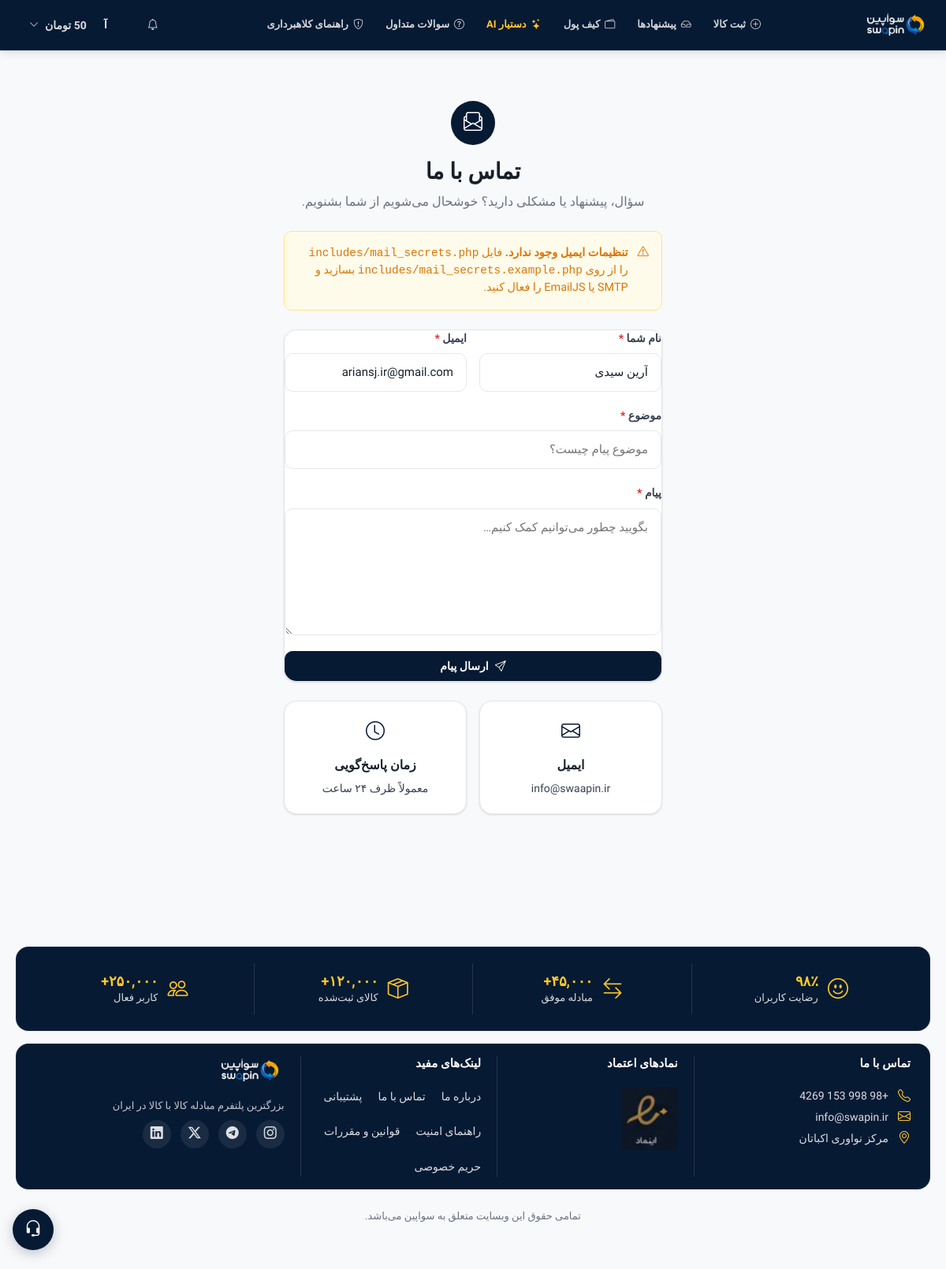
Screenshot of /contact.php (signed in) with the database file from the repository.
### tables this page shows
CREATE TABLE `users` (
  `id` int UNSIGNED NOT NULL,
  `name` varchar(120) NOT NULL,
  `email` varchar(180) NOT NULL,
  `phone` varchar(20) DEFAULT NULL,
  `city` varchar(100) DEFAULT NULL,
  `avatar` varchar(200) DEFAULT NULL,
  `bio` text,
  `password_hash` varchar(255) NOT NULL,
  `credit_balance` decimal(12,2) NOT NULL DEFAULT '0.00',
  `rating` decimal(3,2) NOT NULL DEFAULT '0.00',
  `rating_count` int UNSIGNED NOT NULL DEFAULT '0',
  `verification_level` tinyint UNSIGNED NOT NULL DEFAULT '1' COMMENT '1=email,2=phone,3=id_verified',
  `is_active` tinyint(1) NOT NULL DEFAULT '1',
  `last_seen` datetime DEFAULT NULL,
  `created_at` datetime NOT NULL DEFAULT CURRENT_TIMESTAMP,
  `updated_at` datetime NOT NULL DEFAULT CURRENT_TIMESTAMP ON UPDATE CURRENT_TIMESTAMP
);

### contact.php (the view, shortened to what the rows shown need)
<?php
require_once __DIR__ . '/includes/config.php';
require_once __DIR__ . '/includes/layout.php';
$user     = auth_user();
$errors   = [];
$vals     = ['name' => '', 'email' => '', 'subject' => '', 'message' => ''];
$mailMode = contact_mail_mode();
$useEmailJs = $mailMode === 'emailjs';
if (!$_POST && $user) {
    $vals['name']  = $user['name'];
    $vals['email'] = $user['email'];
}
render_head('تماس با ما', 'با تیم ' . APP_NAME . ' در ارتباط باشید.', [
    'canonical' => APP_URL . '/contact.php',
    'json_ld'   => seo_json_ld_organization(),
]);
render_navbar($user);
?>
<main id="main-content" class="section-sm">
  <div class="container-sm">
    <div style="text-align:center;padding:var(--sp-8) 0 var(--sp-6)">
      <h1 style="font-size:1.75rem;margin:0 0 var(--sp-2)">تماس با ما</h1>
    </div>
    <div class="card mb-6">
      <div class="card-body" style="padding:var(--sp-7)">
        <form method="POST" id="contact-form" novalidate
              data-emailjs="<?= $useEmailJs ? '1' : '0' ?>"
              data-api-url="<?= h(APP_URL . '/api/contact.php') ?>">
          <div style="display:grid;grid-template-columns:1fr 1fr;gap:var(--sp-4)">
            <div class="form-group">
              <label class="form-label" for="name">نام شما <span class="required">*</span></label>
              <input type="text" id="name" name="name"
                     class="form-control <?= isset($errors['name']) ? 'is-invalid' : '' ?>"
                     value="<?= h($vals['name']) ?>" placeholder="نام و نام خانوادگی" required>
            </div>
            <div class="form-group">
              <label class="form-label" for="email">ایمیل <span class="required">*</span></label>
              <input type="email" id="email" name="email"
                     class="form-control <?= isset($errors['email']) ? 'is-invalid' : '' ?>"
                     value="<?= h($vals['email']) ?>" placeholder="you@example.com" required>
            </div>
          </div>
        </form>
      </div>
    </div>
  </div>
</main>
<?php render_footer(); ?>

### includes/layout.php (shortened to what the rows shown need)
<?php
require_once __DIR__ . '/config.php';
function render_head(string $title = '', string $desc = '', array $seo = []): void {
    $t         = $title ? h($title) . ' — ' . APP_NAME : APP_NAME . ' — بازار تعویض هوشمند';
    $d         = $desc  ? h($desc)  : 'کالا و خدمات را مستقیم در سواپین مبادله کنید — بازار تعویض هوشمند.';
    $url       = APP_URL;
    $canonical = h($seo['canonical'] ?? seo_canonical());
    $ogImage   = h($seo['og_image'] ?? LOGO_URL);
    $ogType    = h($seo['og_type'] ?? 'website');
    $robots    = h($seo['robots'] ?? 'index, follow');
    $ogTitle   = h($seo['og_title'] ?? ($title ?: APP_NAME . ' — بازار تعویض هوشمند'));
    $appName    = h(APP_NAME);
    $creditUnit = h(CREDIT_UNIT);
    $csrf       = h(csrf_token());
    $keywords = '';
    $jsonLd = '';
    if (!empty($seo['json_ld'])) {
        $blocks = $seo['json_ld'];
        if (isset($blocks['@context'])) {
            $blocks = [$blocks];
        }
        foreach ($blocks as $block) {
            $jsonLd .= '<script type="application/ld+json">'
                . json_encode($block, JSON_UNESCAPED_UNICODE | JSON_UNESCAPED_SLASHES)
                . "</script>\n";
        }
    }
    echo <<<HTML
<!DOCTYPE html>
<html lang="fa" dir="rtl">
<head>
<meta charset="UTF-8">
<meta name="viewport" content="width=device-width, initial-scale=1.0">
<meta name="csrf-token" content="{$csrf}">
<title>{$t}</title>
<meta name="description" content="{$d}">
<meta name="robots" content="{$robots}">
<meta name="app-url" content="{$url}">
<meta name="credit-unit" content="{$creditUnit}">
<link rel="canonical" href="{$canonical}">
<meta property="og:locale" content="fa_IR">
<meta property="og:site_name" content="{$appName}">
<meta property="og:title" content="{$ogTitle}">
<meta property="og:description" content="{$d}">
<meta property="og:url" content="{$canonical}">
<meta property="og:type" content="{$ogType}">
<meta property="og:image" content="{$ogImage}">
<meta name="twitter:card" content="summary_large_image">
<meta name="twitter:title" content="{$ogTitle}">
<meta name="twitter:description" content="{$d}">
<meta name="twitter:image" content="{$ogImage}">
<meta name="theme-color" content="#0a2540">
{$keywords}{$jsonLd}<link rel="preconnect" href="https://fonts.googleapis.com">
<link rel="preconnect" href="https://fonts.gstatic.com" crossorigin>
<link href="https://fonts.googleapis.com/css2?family=Vazirmatn:wght@400;500;600;700;800&display=swap" rel="stylesheet">
<link rel="stylesheet" href="https://cdn.jsdelivr.net/npm/bootstrap-icons@1.11.3/font/bootstrap-icons.css">
<link rel="stylesheet" href="{$url}/src/css/main.css">
<link rel="icon" type="image/png" sizes="32x32" href="{$url}/src/img/fav_icon/android-chrome-512x512.png">
<link rel="icon" type="image/png" sizes="16x16" href="{$url}/src/img/fav_icon/android-chrome-192x192.png">
<link rel="apple-touch-icon" href="{$url}/src/img/fav_icon/apple-touch-icon.png">
<link rel="manifest" href="{$url}/src/img/fav_icon/site.webmanifest">
</head>
<body>
<a href="#main-content" class="skip-link">رفتن به محتوای اصلی</a>
HTML;
}
function render_navbar(?array $user = null): void {
    $url        = APP_URL;
    $logoUrl    = APP_URL . '/src/img/swapin-light-png.png';
    $appName    = APP_NAME;
    $creditUnit = h(CREDIT_UNIT);
    $unread     = 0;
    $pendOffers = 0;
    if ($user) {
        $unread     = (int)(DB::fetch('SELECT COUNT(*) as c FROM messages WHERE to_user_id = ? AND is_read = 0', [$user['id']])['c'] ?? 0);
        $pendOffers = (int)(DB::fetch(
            'SELECT COUNT(*) as c FROM trade_offers o JOIN listings l ON l.id = o.listing_id WHERE l.user_id = ? AND o.status = "pending"',
            [$user['id']]
        )['c'] ?? 0);
    }
    $notifTotal = $unread + $pendOffers;
    $notifClass = $notifTotal > 0 ? 'notif-dot' : '';
    $initials   = $user ? mb_strtoupper(mb_substr($user['name'], 0, 1)) : '';
    $loggedIn   = $user !== null;
    echo <<<HTML
<header class="site-header" role="banner">
<nav class="navbar" aria-label="ناوبری اصلی">
  <div class="navbar-inner">
    <button type="button" class="navbar-hamburger" id="nav-hamburger" aria-label="منو">
      <i class="bi bi-list"></i>
    </button>
    <a href="{$url}/" class="navbar-brand">
      <img src="{$logoUrl}" alt="{$appName}" class="brand-logo">
    </a>
    <div class="navbar-nav hide-mobile">
HTML;
    echo <<<HTML
    </div>
    <!-- <div class="navbar-search hide-mobile">
      <i class="bi bi-search search-icon"></i>
      <input type="search" id="global-search" placeholder="جستجوی آگهی‌ها…" autocomplete="off">
    </div> -->
    <div class="navbar-actions">
HTML;
    if ($loggedIn) {
        $credFmt = number_format((float)$user['credit_balance'], 0);
        echo <<<HTML
      <button type="button" class="btn btn-ghost btn-icon {$notifClass}" id="notif-bell-btn" title="اعلان‌ها" aria-label="اعلان‌ها">
        <i class="bi bi-bell"></i>
      </button>
      <div class="dropdown hide-mobile">
        <button class="btn btn-ghost d-flex align-center gap-2" id="user-menu-btn">
          <span class="avatar avatar-sm">{$initials}</span>
          <span class="hide-mobile" style="font-size:.875rem;font-weight:600">{$credFmt} {$creditUnit}</span>
          <i class="bi bi-chevron-down" style="font-size:.75rem"></i>
        </button>
        <div class="dropdown-menu" id="user-menu">
          <a href="{$url}/dashboard.php" class="dropdown-item"><i class="bi bi-speedometer2"></i> داشبورد</a>
HTML;
        $logoutCsrf = csrf_field();
        echo <<<HTML
          <form method="POST" action="{$url}/auth/logout.php" style="margin:0">
            {$logoutCsrf}
            <button type="submit" class="dropdown-item" style="color:var(--danger);width:100%;border:0;background:none;text-align:inherit;cursor:pointer;font:inherit">
              <i class="bi bi-box-arrow-right"></i> خروج
            </button>
          </form>
        </div>
      </div>
HTML;
    }
    echo <<<HTML
    </div>
  </div>
</nav>
</header>
<div class="mobile-nav-overlay" id="mobile-nav-overlay"></div>
<aside class="mobile-drawer" id="mobile-drawer">
  <div class="mobile-drawer__header">
    <strong>منو</strong>
    <button type="button" id="nav-hamburger-close" aria-label="بستن"><i class="bi bi-x-lg"></i></button>
  </div>
  <nav class="mobile-drawer__nav">
HTML;
    echo <<<HTML
  </nav>
</aside>
<div id="toast-container"></div>
HTML;
}
function render_footer(): void {
    $url      = APP_URL;
    echo <<<HTML
<script src="{$url}/src/js/app.js"></script>
</body>
</html>
HTML;
}

### rows the page displays
users: name "آ", credit_balance "50", name "آرین سیدی", email "ariansj.ir@gmail.com"

### other values shown
$label "ثبت کالا"
$label "پیشنهادها"
$label "کیف پول"
$label "دستیار AI"
$label "سوالات متداول"
$label "راهنمای کلاهبرداری"
$creditUnit "تومان"
